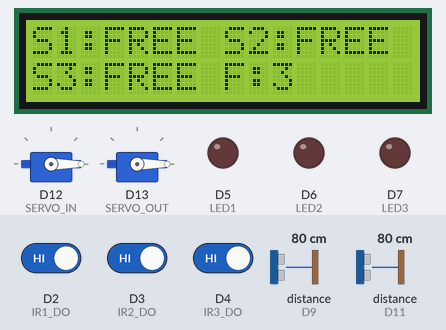
The sketch below on a simulated STM32 Nucleo. Parts: 2 × servo, 16×2 character LCD, output pins drawn as LEDs (lit = HIGH). Wiring (from diagram.json): 2 × ultrasonic range finder: trigger D8, echo D9 / trigger D10, echo D11. The test bench sets the inputs (shaded band); at power-on: D2 (IR1_DO) HIGH, D3 (IR2_DO) HIGH, D4 (IR3_DO) HIGH, distance to the obstacle (sensors on D9, D11) 80 cm. The echo pulse lasts 58.3 µs per cm; pins used as bus, display or sensor lines are not drawn.

Above: at 2.4 s.
2.5 s: D2 (IR1_DO) driven LOW
At 3.6 s:
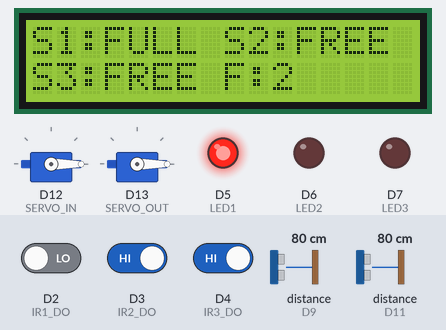
4.0 s: D3 (IR2_DO) driven LOW
At 5.2 s:
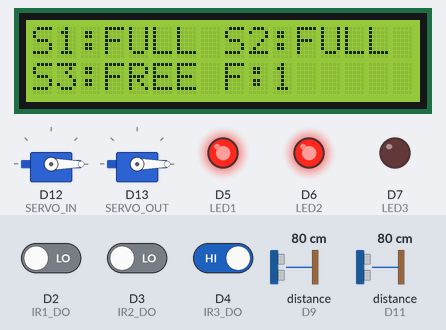
5.5 s: D4 (IR3_DO) driven LOW
At 6.5 s:
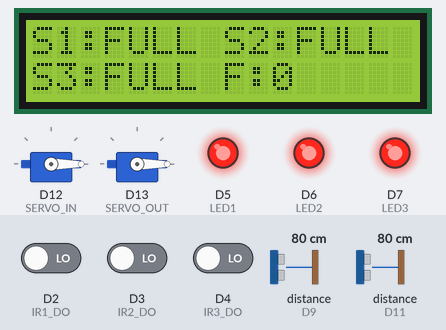
7.1 s: D2 (IR1_DO) driven HIGH
At 7.6 s:
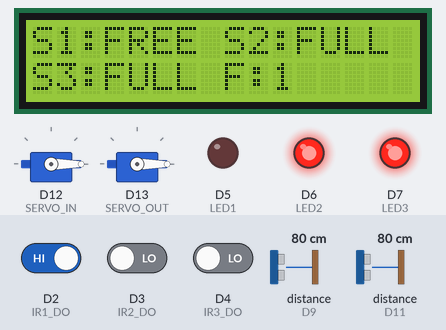
8.7 s: D3 (IR2_DO) driven HIGH
At 10.0 s:
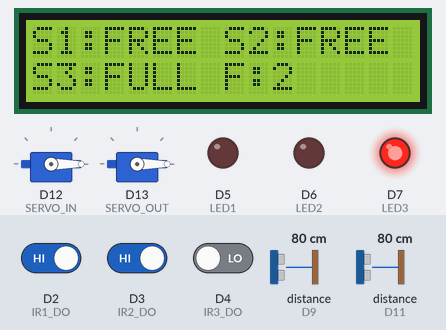
10.3 s: D2 (IR1_DO) driven LOW
At 11.1 s:
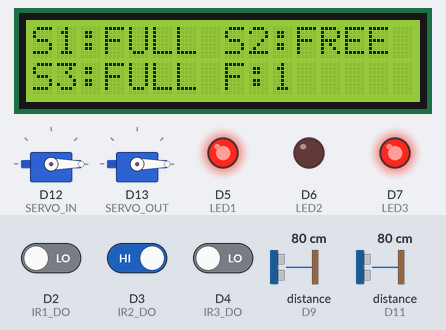
Timing chart, 0 to 12.9 s (numbered marks = the images above; inputs shaded):
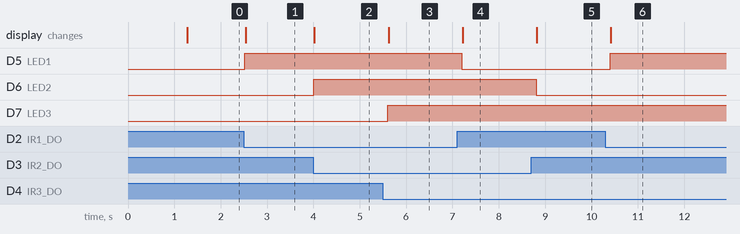

Measured:
- after the input at 2.5 s, D5 (LED1): LOW → HIGH at once; the display: changes at once (image 1)
- after the input at 4.0 s, D6 (LED2): LOW → HIGH at once; the display: changes at once (image 2)
- after the input at 5.5 s, D7 (LED3): LOW → HIGH after 0.11 s; the display: changes after 0.12 s (image 3)
- after the input at 7.1 s, D5 (LED1): HIGH → LOW after 0.10 s; the display: changes after 0.12 s (image 4)
- after the input at 8.7 s, D6 (LED2): HIGH → LOW after 0.10 s; the display: changes after 0.12 s (image 5)
- after the input at 10.3 s, D5 (LED1): LOW → HIGH after 0.10 s; the display: changes after 0.11 s (image 6)

The sketch:

sketch.ino
```cpp
#include <Arduino.h>
#include <LiquidCrystal.h>
#include <Servo.h>

const int IR1_DO = D2, IR2_DO = D3, IR3_DO = D4;
const int IR1_AO = A0, IR2_AO = A1, IR3_AO = A2;
const int LED1 = D5, LED2 = D6, LED3 = D7;
const int TRIG_IN = D8, ECHO_IN = D9, TRIG_OUT = D10, ECHO_OUT = D11;
const int SERVO_IN = D12, SERVO_OUT = D13;

LiquidCrystal lcd(A3, A4, A5, D0, D1, D14);
Servo gateIn, gateOut;

long distanceCm(int trigPin, int echoPin) {
  digitalWrite(trigPin, LOW);
  delayMicroseconds(2);
  digitalWrite(trigPin, HIGH);
  delayMicroseconds(10);
  digitalWrite(trigPin, LOW);
  unsigned long t = pulseIn(echoPin, HIGH, 30000UL);
  if (!t) return -1;
  return (long)(t / 58UL);
}

bool occupied(int pin) { return digitalRead(pin) == LOW; }

void updateDisplay(bool s1, bool s2, bool s3) {
  int freeSlots = (!s1) + (!s2) + (!s3);
  lcd.setCursor(0,0);
  lcd.print("S1:"); lcd.print(s1 ? "FULL " : "FREE ");
  lcd.print("S2:"); lcd.print(s2 ? "FULL" : "FREE");
  lcd.setCursor(0,1);
  lcd.print("S3:"); lcd.print(s3 ? "FULL " : "FREE ");
  lcd.print("F:"); lcd.print(freeSlots);
  lcd.print("    ");
}

void setup() {
  pinMode(IR1_DO, INPUT); pinMode(IR2_DO, INPUT); pinMode(IR3_DO, INPUT);
  pinMode(LED1, OUTPUT); pinMode(LED2, OUTPUT); pinMode(LED3, OUTPUT);
  pinMode(TRIG_IN, OUTPUT); pinMode(ECHO_IN, INPUT);
  pinMode(TRIG_OUT, OUTPUT); pinMode(ECHO_OUT, INPUT);

  gateIn.attach(SERVO_IN); gateOut.attach(SERVO_OUT);
  gateIn.write(0); gateOut.write(0);

  lcd.begin(16,2);
  lcd.clear();
  lcd.setCursor(0,0); lcd.print("SMART PARKING");
  lcd.setCursor(0,1); lcd.print("SYSTEM READY");
  delay(1200);
}

void loop() {
  bool s1 = occupied(IR1_DO), s2 = occupied(IR2_DO), s3 = occupied(IR3_DO);

  digitalWrite(LED1, s1);
  digitalWrite(LED2, s2);
  digitalWrite(LED3, s3);
  updateDisplay(s1,s2,s3);

  long dIn = distanceCm(TRIG_IN,ECHO_IN);
  long dOut = distanceCm(TRIG_OUT,ECHO_OUT);
  int freeSlots = (!s1) + (!s2) + (!s3);

  if (dIn > 0 && dIn < 20 && freeSlots > 0) gateIn.write(90);
  else if (dIn < 0 || dIn > 30) gateIn.write(0);

  if (dOut > 0 && dOut < 20) gateOut.write(90);
  else if (dOut < 0 || dOut > 30) gateOut.write(0);

  delay(100);
}
```
